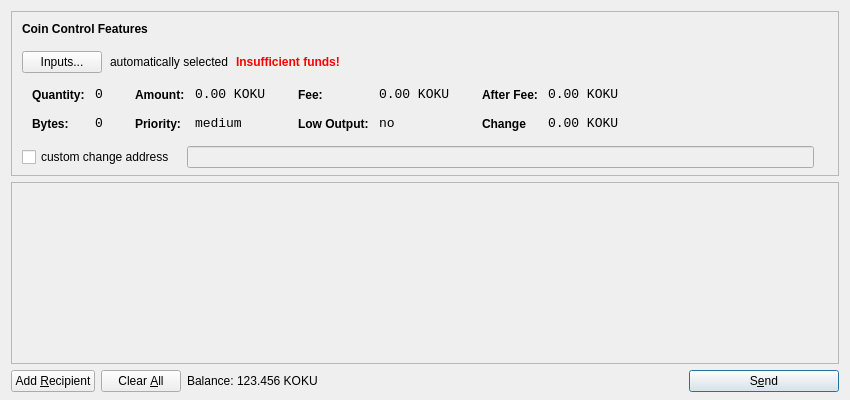
<?xml version="1.0" encoding="UTF-8"?>
<ui version="4.0">
 <class>SendCoinsDialog</class>
 <widget class="QDialog" name="SendCoinsDialog">
  <property name="geometry">
   <rect>
    <x>0</x>
    <y>0</y>
    <width>850</width>
    <height>400</height>
   </rect>
  </property>
  <property name="windowTitle">
   <string>Send Coins</string>
  </property>
  <layout class="QVBoxLayout" name="verticalLayout" stretch="0,1,0">
   <property name="bottomMargin">
    <number>8</number>
   </property>
   <item>
    <widget class="QFrame" name="frameCoinControl">
     <property name="sizePolicy">
      <sizepolicy hsizetype="Expanding" vsizetype="Expanding">
       <horstretch>0</horstretch>
       <verstretch>0</verstretch>
      </sizepolicy>
     </property>
     <property name="maximumSize">
      <size>
       <width>16777215</width>
       <height>16777215</height>
      </size>
     </property>
     <property name="frameShape">
      <enum>QFrame::StyledPanel</enum>
     </property>
     <property name="frameShadow">
      <enum>QFrame::Sunken</enum>
     </property>
     <layout class="QVBoxLayout" name="verticalLayoutCoinControl2">
      <property name="spacing">
       <number>-1</number>
      </property>
      <property name="leftMargin">
       <number>0</number>
      </property>
      <property name="topMargin">
       <number>0</number>
      </property>
      <property name="rightMargin">
       <number>0</number>
      </property>
      <property name="bottomMargin">
       <number>6</number>
      </property>
      <item>
       <layout class="QVBoxLayout" name="verticalLayoutCoinControl" stretch="0,0,0,0,1">
        <property name="spacing">
         <number>0</number>
        </property>
        <property name="leftMargin">
         <number>10</number>
        </property>
        <property name="topMargin">
         <number>10</number>
        </property>
        <item>
         <layout class="QHBoxLayout" name="horizontalLayoutCoinControl1">
          <property name="bottomMargin">
           <number>15</number>
          </property>
          <item>
           <widget class="QLabel" name="labelCoinControlFeatures">
            <property name="sizePolicy">
             <sizepolicy hsizetype="Preferred" vsizetype="Maximum">
              <horstretch>0</horstretch>
              <verstretch>0</verstretch>
             </sizepolicy>
            </property>
            <property name="font">
             <font>
              <weight>75</weight>
              <bold>true</bold>
             </font>
            </property>
            <property name="styleSheet">
             <string notr="true">font-weight:bold;</string>
            </property>
            <property name="text">
             <string>Coin Control Features</string>
            </property>
           </widget>
          </item>
         </layout>
        </item>
        <item>
         <layout class="QHBoxLayout" name="horizontalLayoutCoinControl2" stretch="0,0,0,0">
          <property name="spacing">
           <number>8</number>
          </property>
          <property name="bottomMargin">
           <number>10</number>
          </property>
          <item>
           <widget class="QPushButton" name="pushButtonCoinControl">
            <property name="styleSheet">
             <string notr="true"/>
            </property>
            <property name="text">
             <string>Inputs...</string>
            </property>
           </widget>
          </item>
          <item>
           <widget class="QLabel" name="labelCoinControlAutomaticallySelected">
            <property name="text">
             <string>automatically selected</string>
            </property>
            <property name="margin">
             <number>5</number>
            </property>
           </widget>
          </item>
          <item>
           <widget class="QLabel" name="labelCoinControlInsuffFunds">
            <property name="font">
             <font>
              <weight>75</weight>
              <bold>true</bold>
             </font>
            </property>
            <property name="styleSheet">
             <string notr="true">color:red;font-weight:bold;</string>
            </property>
            <property name="text">
             <string>Insufficient funds!</string>
            </property>
            <property name="margin">
             <number>5</number>
            </property>
           </widget>
          </item>
          <item>
           <spacer name="horizontalSpacerCoinControl">
            <property name="orientation">
             <enum>Qt::Horizontal</enum>
            </property>
            <property name="sizeHint" stdset="0">
             <size>
              <width>40</width>
              <height>1</height>
             </size>
            </property>
           </spacer>
          </item>
         </layout>
        </item>
        <item>
         <widget class="QWidget" name="widgetCoinControl" native="true">
          <property name="sizePolicy">
           <sizepolicy hsizetype="Preferred" vsizetype="Preferred">
            <horstretch>0</horstretch>
            <verstretch>0</verstretch>
           </sizepolicy>
          </property>
          <property name="minimumSize">
           <size>
            <width>0</width>
            <height>0</height>
           </size>
          </property>
          <property name="styleSheet">
           <string notr="true"/>
          </property>
          <layout class="QHBoxLayout" name="horizontalLayoutCoinControl5">
           <property name="margin">
            <number>0</number>
           </property>
           <item>
            <layout class="QHBoxLayout" name="horizontalLayoutCoinControl3" stretch="0,0,0,1">
             <property name="spacing">
              <number>20</number>
             </property>
             <property name="topMargin">
              <number>0</number>
             </property>
             <property name="bottomMargin">
              <number>10</number>
             </property>
             <item>
              <layout class="QFormLayout" name="formLayoutCoinControl1">
               <property name="horizontalSpacing">
                <number>10</number>
               </property>
               <property name="verticalSpacing">
                <number>14</number>
               </property>
               <property name="leftMargin">
                <number>10</number>
               </property>
               <property name="topMargin">
                <number>4</number>
               </property>
               <property name="rightMargin">
                <number>6</number>
               </property>
               <item row="0" column="0">
                <widget class="QLabel" name="labelCoinControlQuantityText">
                 <property name="styleSheet">
                  <string notr="true">font-weight:bold;</string>
                 </property>
                 <property name="text">
                  <string>Quantity:</string>
                 </property>
                 <property name="margin">
                  <number>0</number>
                 </property>
                </widget>
               </item>
               <item row="0" column="1">
                <widget class="QLabel" name="labelCoinControlQuantity">
                 <property name="font">
                  <font>
                   <family>Monospace</family>
                   <pointsize>10</pointsize>
                  </font>
                 </property>
                 <property name="cursor">
                  <cursorShape>IBeamCursor</cursorShape>
                 </property>
                 <property name="contextMenuPolicy">
                  <enum>Qt::ActionsContextMenu</enum>
                 </property>
                 <property name="text">
                  <string>0</string>
                 </property>
                 <property name="margin">
                  <number>0</number>
                 </property>
                 <property name="textInteractionFlags">
                  <set>Qt::LinksAccessibleByMouse|Qt::TextSelectableByKeyboard|Qt::TextSelectableByMouse</set>
                 </property>
                </widget>
               </item>
               <item row="1" column="0">
                <widget class="QLabel" name="labelCoinControlBytesText">
                 <property name="styleSheet">
                  <string notr="true">font-weight:bold;</string>
                 </property>
                 <property name="text">
                  <string>Bytes:</string>
                 </property>
                </widget>
               </item>
               <item row="1" column="1">
                <widget class="QLabel" name="labelCoinControlBytes">
                 <property name="font">
                  <font>
                   <family>Monospace</family>
                   <pointsize>10</pointsize>
                  </font>
                 </property>
                 <property name="cursor">
                  <cursorShape>IBeamCursor</cursorShape>
                 </property>
                 <property name="contextMenuPolicy">
                  <enum>Qt::ActionsContextMenu</enum>
                 </property>
                 <property name="text">
                  <string>0</string>
                 </property>
                 <property name="textInteractionFlags">
                  <set>Qt::LinksAccessibleByMouse|Qt::TextSelectableByKeyboard|Qt::TextSelectableByMouse</set>
                 </property>
                </widget>
               </item>
              </layout>
             </item>
             <item>
              <layout class="QFormLayout" name="formLayoutCoinControl2">
               <property name="horizontalSpacing">
                <number>10</number>
               </property>
               <property name="verticalSpacing">
                <number>14</number>
               </property>
               <property name="leftMargin">
                <number>6</number>
               </property>
               <property name="topMargin">
                <number>4</number>
               </property>
               <property name="rightMargin">
                <number>6</number>
               </property>
               <item row="0" column="0">
                <widget class="QLabel" name="labelCoinControlAmountText">
                 <property name="styleSheet">
                  <string notr="true">font-weight:bold;</string>
                 </property>
                 <property name="text">
                  <string>Amount:</string>
                 </property>
                 <property name="margin">
                  <number>0</number>
                 </property>
                </widget>
               </item>
               <item row="0" column="1">
                <widget class="QLabel" name="labelCoinControlAmount">
                 <property name="font">
                  <font>
                   <family>Monospace</family>
                   <pointsize>10</pointsize>
                  </font>
                 </property>
                 <property name="cursor">
                  <cursorShape>IBeamCursor</cursorShape>
                 </property>
                 <property name="contextMenuPolicy">
                  <enum>Qt::ActionsContextMenu</enum>
                 </property>
                 <property name="text">
                  <string>0.00 KOKU</string>
                 </property>
                 <property name="textInteractionFlags">
                  <set>Qt::LinksAccessibleByMouse|Qt::TextSelectableByKeyboard|Qt::TextSelectableByMouse</set>
                 </property>
                </widget>
               </item>
               <item row="1" column="0">
                <widget class="QLabel" name="labelCoinControlPriorityText">
                 <property name="styleSheet">
                  <string notr="true">font-weight:bold;</string>
                 </property>
                 <property name="text">
                  <string>Priority:</string>
                 </property>
                </widget>
               </item>
               <item row="1" column="1">
                <widget class="QLabel" name="labelCoinControlPriority">
                 <property name="font">
                  <font>
                   <family>Monospace</family>
                   <pointsize>10</pointsize>
                  </font>
                 </property>
                 <property name="cursor">
                  <cursorShape>IBeamCursor</cursorShape>
                 </property>
                 <property name="contextMenuPolicy">
                  <enum>Qt::ActionsContextMenu</enum>
                 </property>
                 <property name="text">
                  <string>medium</string>
                 </property>
                 <property name="textInteractionFlags">
                  <set>Qt::LinksAccessibleByMouse|Qt::TextSelectableByKeyboard|Qt::TextSelectableByMouse</set>
                 </property>
                </widget>
               </item>
              </layout>
             </item>
             <item>
              <layout class="QFormLayout" name="formLayoutCoinControl3">
               <property name="horizontalSpacing">
                <number>10</number>
               </property>
               <property name="verticalSpacing">
                <number>14</number>
               </property>
               <property name="leftMargin">
                <number>6</number>
               </property>
               <property name="topMargin">
                <number>4</number>
               </property>
               <property name="rightMargin">
                <number>6</number>
               </property>
               <item row="0" column="0">
                <widget class="QLabel" name="labelCoinControlFeeText">
                 <property name="styleSheet">
                  <string notr="true">font-weight:bold;</string>
                 </property>
                 <property name="text">
                  <string>Fee:</string>
                 </property>
                 <property name="margin">
                  <number>0</number>
                 </property>
                </widget>
               </item>
               <item row="0" column="1">
                <widget class="QLabel" name="labelCoinControlFee">
                 <property name="font">
                  <font>
                   <family>Monospace</family>
                   <pointsize>10</pointsize>
                  </font>
                 </property>
                 <property name="cursor">
                  <cursorShape>IBeamCursor</cursorShape>
                 </property>
                 <property name="contextMenuPolicy">
                  <enum>Qt::ActionsContextMenu</enum>
                 </property>
                 <property name="text">
                  <string>0.00 KOKU</string>
                 </property>
                 <property name="textInteractionFlags">
                  <set>Qt::LinksAccessibleByMouse|Qt::TextSelectableByKeyboard|Qt::TextSelectableByMouse</set>
                 </property>
                </widget>
               </item>
               <item row="1" column="0">
                <widget class="QLabel" name="labelCoinControlLowOutputText">
                 <property name="styleSheet">
                  <string notr="true">font-weight:bold;</string>
                 </property>
                 <property name="text">
                  <string>Low Output:</string>
                 </property>
                </widget>
               </item>
               <item row="1" column="1">
                <widget class="QLabel" name="labelCoinControlLowOutput">
                 <property name="font">
                  <font>
                   <family>Monospace</family>
                   <pointsize>10</pointsize>
                  </font>
                 </property>
                 <property name="cursor">
                  <cursorShape>IBeamCursor</cursorShape>
                 </property>
                 <property name="contextMenuPolicy">
                  <enum>Qt::ActionsContextMenu</enum>
                 </property>
                 <property name="text">
                  <string>no</string>
                 </property>
                 <property name="textInteractionFlags">
                  <set>Qt::LinksAccessibleByMouse|Qt::TextSelectableByKeyboard|Qt::TextSelectableByMouse</set>
                 </property>
                </widget>
               </item>
              </layout>
             </item>
             <item>
              <layout class="QFormLayout" name="formLayoutCoinControl4">
               <property name="horizontalSpacing">
                <number>10</number>
               </property>
               <property name="verticalSpacing">
                <number>14</number>
               </property>
               <property name="leftMargin">
                <number>6</number>
               </property>
               <property name="topMargin">
                <number>4</number>
               </property>
               <property name="rightMargin">
                <number>6</number>
               </property>
               <item row="0" column="0">
                <widget class="QLabel" name="labelCoinControlAfterFeeText">
                 <property name="styleSheet">
                  <string notr="true">font-weight:bold;</string>
                 </property>
                 <property name="text">
                  <string>After Fee:</string>
                 </property>
                 <property name="margin">
                  <number>0</number>
                 </property>
                </widget>
               </item>
               <item row="0" column="1">
                <widget class="QLabel" name="labelCoinControlAfterFee">
                 <property name="font">
                  <font>
                   <family>Monospace</family>
                   <pointsize>10</pointsize>
                  </font>
                 </property>
                 <property name="cursor">
                  <cursorShape>IBeamCursor</cursorShape>
                 </property>
                 <property name="contextMenuPolicy">
                  <enum>Qt::ActionsContextMenu</enum>
                 </property>
                 <property name="text">
                  <string>0.00 KOKU</string>
                 </property>
                 <property name="textInteractionFlags">
                  <set>Qt::LinksAccessibleByMouse|Qt::TextSelectableByKeyboard|Qt::TextSelectableByMouse</set>
                 </property>
                </widget>
               </item>
               <item row="1" column="0">
                <widget class="QLabel" name="labelCoinControlChangeText">
                 <property name="styleSheet">
                  <string notr="true">font-weight:bold;</string>
                 </property>
                 <property name="text">
                  <string>Change</string>
                 </property>
                </widget>
               </item>
               <item row="1" column="1">
                <widget class="QLabel" name="labelCoinControlChange">
                 <property name="font">
                  <font>
                   <family>Monospace</family>
                   <pointsize>10</pointsize>
                  </font>
                 </property>
                 <property name="cursor">
                  <cursorShape>IBeamCursor</cursorShape>
                 </property>
                 <property name="contextMenuPolicy">
                  <enum>Qt::ActionsContextMenu</enum>
                 </property>
                 <property name="text">
                  <string>0.00 KOKU</string>
                 </property>
                 <property name="textInteractionFlags">
                  <set>Qt::LinksAccessibleByMouse|Qt::TextSelectableByKeyboard|Qt::TextSelectableByMouse</set>
                 </property>
                </widget>
               </item>
              </layout>
             </item>
            </layout>
           </item>
          </layout>
         </widget>
        </item>
        <item>
         <layout class="QHBoxLayout" name="horizontalLayoutCoinControl4" stretch="0,0,0">
          <property name="spacing">
           <number>12</number>
          </property>
          <property name="sizeConstraint">
           <enum>QLayout::SetDefaultConstraint</enum>
          </property>
          <property name="topMargin">
           <number>5</number>
          </property>
          <property name="rightMargin">
           <number>5</number>
          </property>
          <item>
           <widget class="QCheckBox" name="checkBoxCoinControlChange">
            <property name="text">
             <string>custom change address</string>
            </property>
           </widget>
          </item>
          <item>
           <widget class="QLineEdit" name="lineEditCoinControlChange">
            <property name="enabled">
             <bool>false</bool>
            </property>
            <property name="sizePolicy">
             <sizepolicy hsizetype="Expanding" vsizetype="Fixed">
              <horstretch>0</horstretch>
              <verstretch>0</verstretch>
             </sizepolicy>
            </property>
           </widget>
          </item>
          <item>
           <widget class="QLabel" name="labelCoinControlChangeLabel">
            <property name="sizePolicy">
             <sizepolicy hsizetype="Preferred" vsizetype="Expanding">
              <horstretch>0</horstretch>
              <verstretch>0</verstretch>
             </sizepolicy>
            </property>
            <property name="minimumSize">
             <size>
              <width>0</width>
              <height>0</height>
             </size>
            </property>
            <property name="text">
             <string/>
            </property>
            <property name="margin">
             <number>3</number>
            </property>
           </widget>
          </item>
         </layout>
        </item>
        <item>
         <spacer name="verticalSpacerCoinControl">
          <property name="orientation">
           <enum>Qt::Vertical</enum>
          </property>
          <property name="sizeHint" stdset="0">
           <size>
            <width>800</width>
            <height>1</height>
           </size>
          </property>
         </spacer>
        </item>
       </layout>
      </item>
     </layout>
    </widget>
   </item>
   <item>
    <widget class="QScrollArea" name="scrollArea">
     <property name="widgetResizable">
      <bool>true</bool>
     </property>
     <widget class="QWidget" name="scrollAreaWidgetContents">
      <property name="geometry">
       <rect>
        <x>0</x>
        <y>0</y>
        <width>830</width>
        <height>165</height>
       </rect>
      </property>
      <layout class="QVBoxLayout" name="verticalLayout_2">
       <property name="margin">
        <number>0</number>
       </property>
       <item>
        <layout class="QVBoxLayout" name="entries">
         <property name="spacing">
          <number>6</number>
         </property>
        </layout>
       </item>
       <item>
        <spacer name="verticalSpacer">
         <property name="orientation">
          <enum>Qt::Vertical</enum>
         </property>
         <property name="sizeHint" stdset="0">
          <size>
           <width>20</width>
           <height>40</height>
          </size>
         </property>
        </spacer>
       </item>
      </layout>
     </widget>
    </widget>
   </item>
   <item>
    <layout class="QHBoxLayout" name="horizontalLayout">
     <item>
      <widget class="QPushButton" name="addButton">
       <property name="toolTip">
        <string>Send to multiple recipients at once</string>
       </property>
       <property name="text">
        <string>Add &amp;Recipient</string>
       </property>
       <property name="icon">
        <iconset resource="../bitcoin.qrc">
         <normaloff>:/icons/add</normaloff>:/icons/add</iconset>
       </property>
       <property name="autoDefault">
        <bool>false</bool>
       </property>
      </widget>
     </item>
     <item>
      <widget class="QPushButton" name="clearButton">
       <property name="sizePolicy">
        <sizepolicy hsizetype="Minimum" vsizetype="Fixed">
         <horstretch>0</horstretch>
         <verstretch>0</verstretch>
        </sizepolicy>
       </property>
       <property name="toolTip">
        <string>Remove all transaction fields</string>
       </property>
       <property name="text">
        <string>Clear &amp;All</string>
       </property>
       <property name="icon">
        <iconset resource="../bitcoin.qrc">
         <normaloff>:/icons/remove</normaloff>:/icons/remove</iconset>
       </property>
       <property name="autoRepeatDelay">
        <number>300</number>
       </property>
       <property name="autoDefault">
        <bool>false</bool>
       </property>
      </widget>
     </item>
     <item>
      <layout class="QHBoxLayout" name="horizontalLayout_2">
       <property name="spacing">
        <number>3</number>
       </property>
       <item>
        <widget class="QLabel" name="label">
         <property name="sizePolicy">
          <sizepolicy hsizetype="Preferred" vsizetype="Fixed">
           <horstretch>0</horstretch>
           <verstretch>0</verstretch>
          </sizepolicy>
         </property>
         <property name="text">
          <string>Balance:</string>
         </property>
        </widget>
       </item>
       <item>
        <widget class="QLabel" name="labelBalance">
         <property name="sizePolicy">
          <sizepolicy hsizetype="Preferred" vsizetype="Fixed">
           <horstretch>0</horstretch>
           <verstretch>0</verstretch>
          </sizepolicy>
         </property>
         <property name="cursor">
          <cursorShape>IBeamCursor</cursorShape>
         </property>
         <property name="text">
          <string>123.456 KOKU</string>
         </property>
         <property name="textInteractionFlags">
          <set>Qt::LinksAccessibleByMouse|Qt::TextSelectableByKeyboard|Qt::TextSelectableByMouse</set>
         </property>
        </widget>
       </item>
      </layout>
     </item>
     <item>
      <spacer name="horizontalSpacer">
       <property name="orientation">
        <enum>Qt::Horizontal</enum>
       </property>
       <property name="sizeHint" stdset="0">
        <size>
         <width>40</width>
         <height>20</height>
        </size>
       </property>
      </spacer>
     </item>
     <item>
      <widget class="QPushButton" name="sendButton">
       <property name="minimumSize">
        <size>
         <width>150</width>
         <height>0</height>
        </size>
       </property>
       <property name="toolTip">
        <string>Confirm the send action</string>
       </property>
       <property name="text">
        <string>S&amp;end</string>
       </property>
       <property name="icon">
        <iconset resource="../bitcoin.qrc">
         <normaloff>:/icons/send</normaloff>:/icons/send</iconset>
       </property>
       <property name="default">
        <bool>true</bool>
       </property>
      </widget>
     </item>
    </layout>
   </item>
  </layout>
 </widget>
 <resources>
  <include location="../bitcoin.qrc"/>
 </resources>
 <connections/>
</ui>
